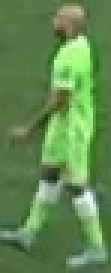
#> input picture output_videos/cropped_img.jpg, 37 x 91 px (shown 3 times larger)
$ jupyter execute team_assignment.ipynb
#> lines starting #> are read from the running program, lines starting #| are printed output that depends on the picture
[cell 1]
import cv2
import matplotlib.pyplot as plt
import numpy as np
from sklearn.cluster import KMeans

[cell 2]
img_path = "../output_videos/cropped_img.jpg"
img = cv2.imread(img_path)
#> img is the input picture: shape (91, 37, 3); mean B, G, R 80.7, 137.2, 97.4
img = cv2.cvtColor(img, cv2.COLOR_BGR2RGB)

[cell 3]
plt.imshow(img)
plt.show()

[cell 4]
top_half_img = img[0: int(img.shape[0]/2), :]
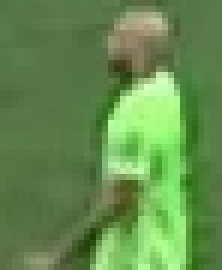
#> top_half_img: shape (45, 37, 3) (shown 6 times larger); mean R, G, B 99.9, 140.9, 78.1
plt.imshow(top_half_img)

[cell 5]
#cluster img into 2 colors, bg and tshirt
img_2d = top_half_img.reshape(-1, 3)
#> img_2d = 1665 rows, first 8: [83, 117, 67], [84, 118, 68], [86, 120, 70], [86, 120, 70], [86, 118, 69], [86, 118, 69], [87, 119, 70], [88, 120, 71]
kmeans = KMeans(n_clusters=2, random_state=0)
kmeans.fit(img_2d)

labels = kmeans.labels_
clustered_img = labels.reshape(top_half_img.shape[0], top_half_img.shape[1])

plt.imshow(clustered_img)
plt.show()
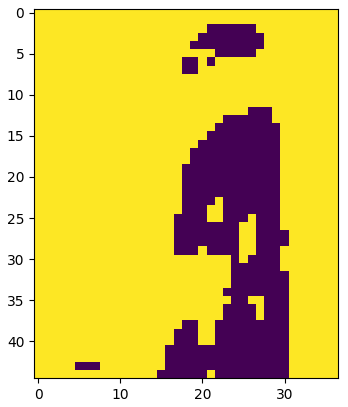
#> figure drawn by matplotlib, 1 panel

[cell 6]
#differentiate the cluster by what we need (take corners to assume as the bg cluster)
corner_clusters = [clustered_img[0,0], clustered_img[0,-1], clustered_img[-1,0], clustered_img[-1,-1]]
#> corner_clusters = [1, 1, 1, 1]
non_player_cluster = max(set(corner_clusters), key=corner_clusters.count)
#> non_player_cluster = 1
print(non_player_cluster)
#| 1

[cell 7]
player_cluster = 1 - non_player_cluster
#> player_cluster = 0
print(player_cluster)
#| 0

[cell 8]
kmeans.cluster_centers_[player_cluster]
#> Out = [151.2, 218.5, 122.8]
